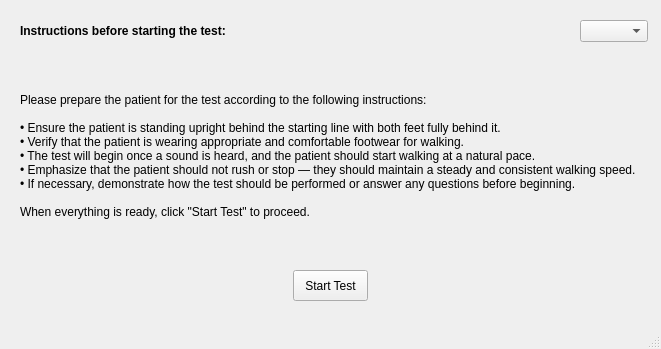
<?xml version="1.0" encoding="UTF-8"?>
<ui version="4.0">
 <class>PreparationPage</class>
 <widget class="QMainWindow" name="PreparationPage">
  <property name="geometry">
   <rect>
    <x>0</x>
    <y>0</y>
    <width>661</width>
    <height>349</height>
   </rect>
  </property>
  <property name="windowTitle">
   <string>Preparation Page</string>
  </property>
  <widget class="QWidget" name="centralwidget">
   <widget class="QLabel" name="label_Instructions">
    <property name="geometry">
     <rect>
      <x>20</x>
      <y>60</y>
      <width>621</width>
      <height>191</height>
     </rect>
    </property>
    <property name="font">
     <font>
      <pointsize>9</pointsize>
     </font>
    </property>
    <property name="text">
     <string>Please prepare the patient for the test according to the following instructions:

• Ensure the patient is standing upright behind the starting line with both feet fully behind it.
• Verify that the patient is wearing appropriate and comfortable footwear for walking.
• The test will begin once a sound is heard, and the patient should start walking at a natural pace.
• Emphasize that the patient should not rush or stop — they should maintain a steady and consistent walking speed.
• If necessary, demonstrate how the test should be performed or answer any questions before beginning.

When everything is ready, click &quot;Start Test&quot; to proceed.</string>
    </property>
    <property name="wordWrap">
     <bool>true</bool>
    </property>
   </widget>
   <widget class="QLabel" name="label_Title">
    <property name="geometry">
     <rect>
      <x>20</x>
      <y>10</y>
      <width>431</width>
      <height>41</height>
     </rect>
    </property>
    <property name="font">
     <font>
      <pointsize>9</pointsize>
      <bold>true</bold>
     </font>
    </property>
    <property name="text">
     <string>Instructions before starting the test:</string>
    </property>
   </widget>
   <widget class="QPushButton" name="StartTestButton">
    <property name="geometry">
     <rect>
      <x>293</x>
      <y>270</y>
      <width>75</width>
      <height>31</height>
     </rect>
    </property>
    <property name="cursor">
     <cursorShape>OpenHandCursor</cursorShape>
    </property>
    <property name="text">
     <string>Start Test</string>
    </property>
   </widget>
   <widget class="QComboBox" name="comboBoxLanguage">
    <property name="geometry">
     <rect>
      <x>580</x>
      <y>20</y>
      <width>68</width>
      <height>22</height>
     </rect>
    </property>
    <property name="cursor">
     <cursorShape>OpenHandCursor</cursorShape>
    </property>
    <property name="currentText">
     <string/>
    </property>
    <property name="currentIndex">
     <number>-1</number>
    </property>
    <item>
     <property name="text">
      <string>English</string>
     </property>
    </item>
    <item>
     <property name="text">
      <string>עברית</string>
     </property>
    </item>
   </widget>
  </widget>
  <widget class="QMenuBar" name="menubar">
   <property name="geometry">
    <rect>
     <x>0</x>
     <y>0</y>
     <width>661</width>
     <height>22</height>
    </rect>
   </property>
  </widget>
  <widget class="QStatusBar" name="statusbar"/>
 </widget>
 <resources/>
 <connections/>
</ui>
